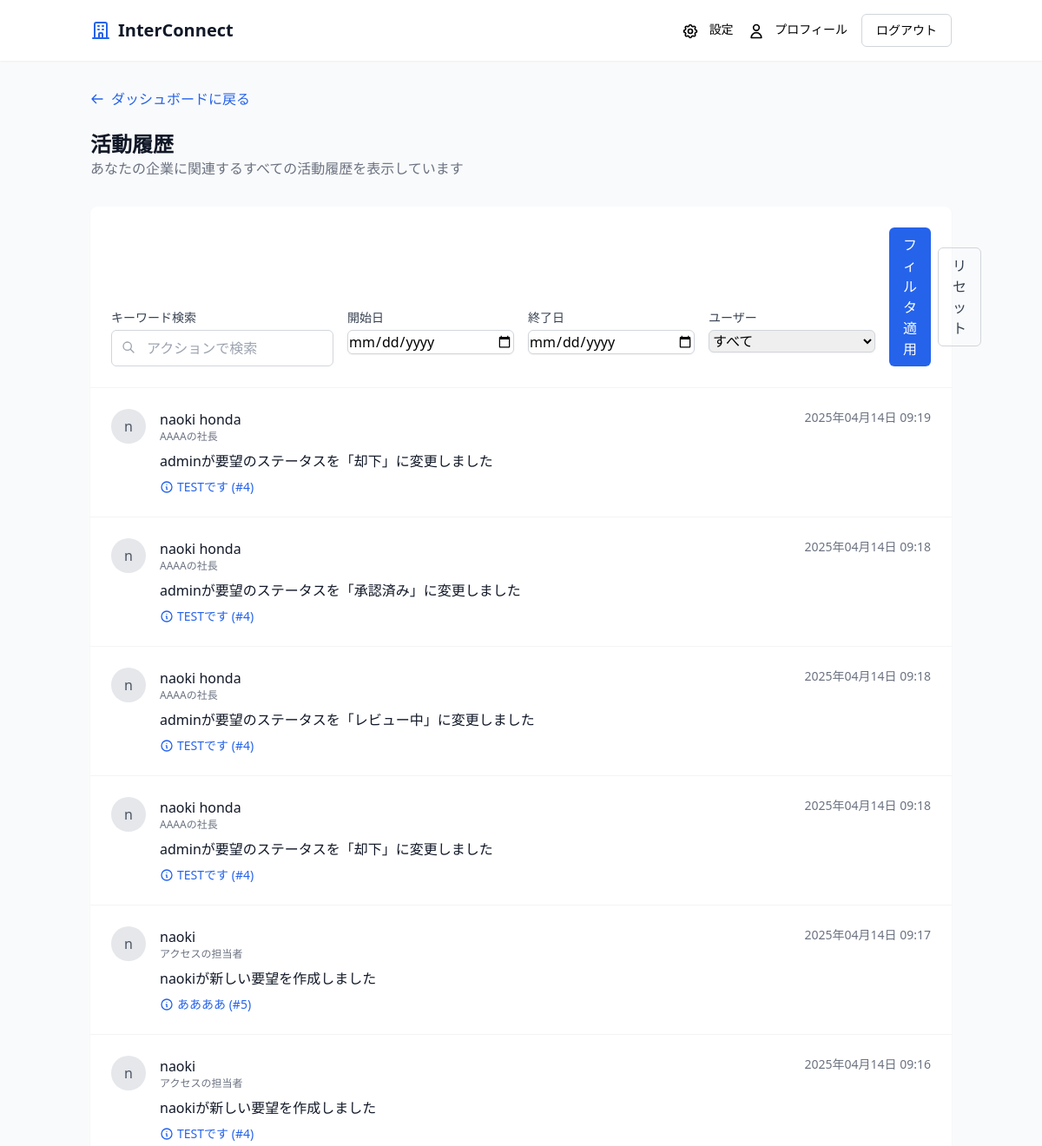
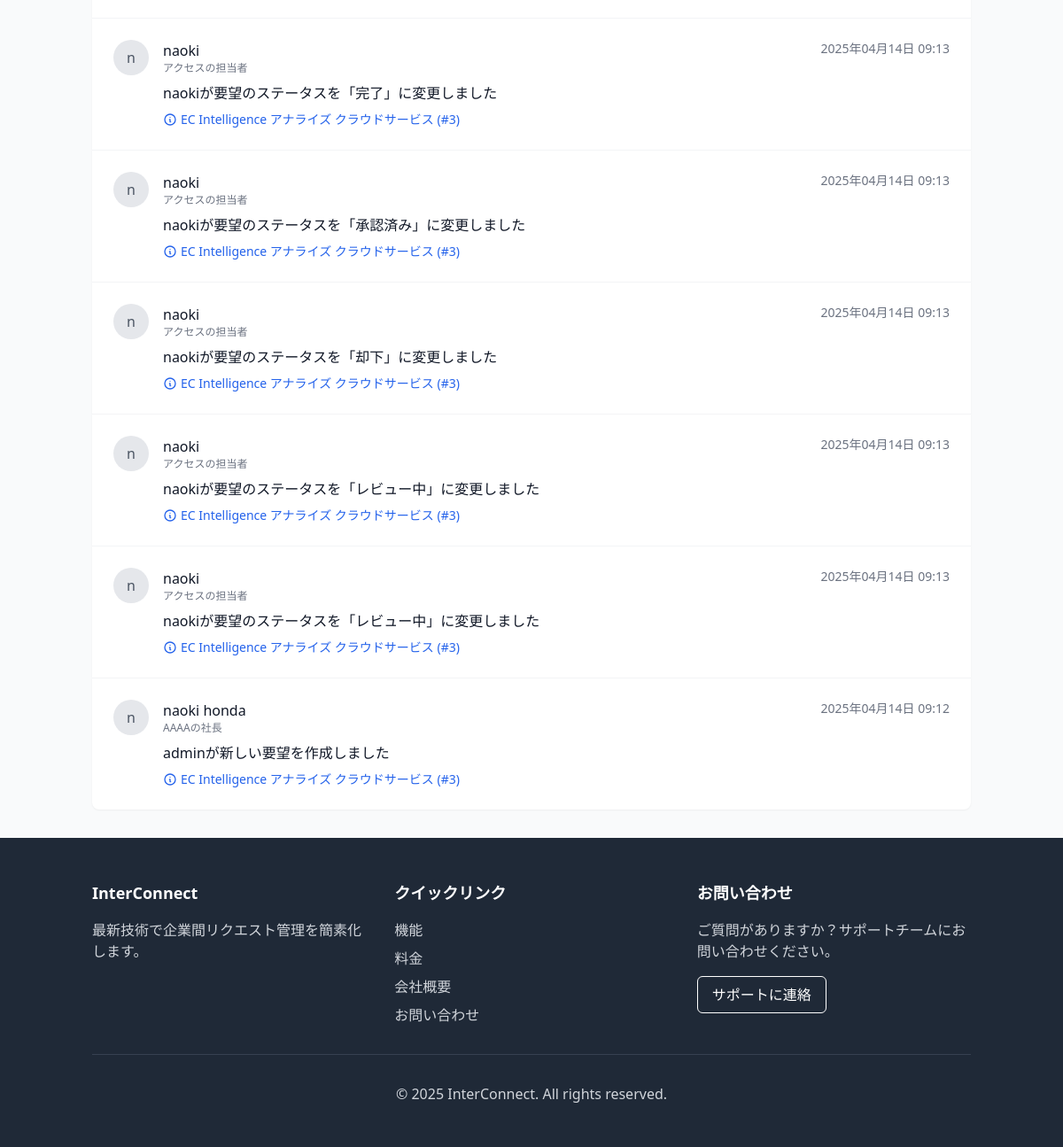
/activity/ (signed in), run on the app's committed database (2 pictures, top to bottom).
### core/models.py (models this page shows, shortened)
class Activity(models.Model):
    request = models.ForeignKey(Request, on_delete=models.CASCADE, related_name='activities')
    user = models.ForeignKey(User, on_delete=models.CASCADE)
    action = models.CharField(max_length=200)
    created_at = models.DateTimeField(auto_now_add=True)

class User(AbstractUser):
    company = models.ForeignKey('Company', on_delete=models.CASCADE, related_name='employees', null=True)
    role = models.CharField(max_length=100, blank=True)

class Company(models.Model):
    name = models.CharField(max_length=100)
    industry = models.CharField(max_length=100)
    email = models.EmailField()
    phone = models.CharField(max_length=20, blank=True)
    address = models.TextField(blank=True)
    status = models.CharField(max_length=20, choices=(
        ('active', 'アクティブ'),
        ('inactive', '非アクティブ'),
        ('pending', '保留中'),
    ), default='active')
    created_at = models.DateTimeField(auto_now_add=True)
    updated_at = models.DateTimeField(auto_now=True)

class Request(models.Model):
    STATUS_CHOICES = (
        ('pending', '保留中'),
        ('reviewed', 'レビュー中'),
        ('approved', '承認済み'),
        ('completed', '完了'),
        ('rejected', '却下'),
    )
    PRIORITY_CHOICES = (
        ('low', '低'),
        ('medium', '中'),
        ('high', '高'),
    )
    title = models.CharField(max_length=200)
    description = models.TextField()
    sender_company = models.ForeignKey(Company, on_delete=models.CASCADE, related_name='sent_requests')
    receiver_company = models.ForeignKey(Company, on_delete=models.CASCADE, related_name='received_requests')
    requester = models.ForeignKey(User, on_delete=models.CASCADE, related_name='requests')
    category = models.CharField(max_length=100)
    status = models.CharField(max_length=20, choices=STATUS_CHOICES, default='pending')
    priority = models.CharField(max_length=10, choices=PRIORITY_CHOICES, default='medium')
    created_at = models.DateTimeField(auto_now_add=True)
    updated_at = models.DateTimeField(auto_now=True)
    due_date = models.DateField(null=True, blank=True)

### core/views.py (the view)
# urls.py: path('activity/', views.activity_list, name='activity_list'),
@login_required
def activity_list(request):
    user = request.user
    company = user.company
    activities = Activity.objects.filter(
        request__in=Request.objects.filter(
            Q(sender_company=company) | Q(receiver_company=company)
        )
    ).order_by('-created_at')
    paginator = Paginator(activities, 20)  # 1ページあたり20件
    page = request.GET.get('page', 1)
    try:
        activities = paginator.page(page)
    except PageNotAnInteger:
        activities = paginator.page(1)
    except EmptyPage:
        activities = paginator.page(paginator.num_pages)
    context = {
        'activities': activities,
    }
    return render(request, 'activities/list.html', context)

### core/templates/activities/list.html (shortened to what this page needs)
{% extends 'base.html' %}
{% block content %}
<div class="mb-6">
    <a href="{% url 'dashboard' %}" class="flex items-center text-blue-600 hover:text-blue-800">
        <svg xmlns="http://www.w3.org/2000/svg" class="h-4 w-4 mr-2" fill="none" viewBox="0 0 24 24" stroke="currentColor">
            <path stroke-linecap="round" stroke-linejoin="round" stroke-width="2" d="M10 19l-7-7m0 0l7-7m-7 7h18" />
        </svg>
        ダッシュボードに戻る
    </a>
</div>
<div class="mb-8">
    <h2 class="text-2xl font-bold text-gray-900">活動履歴</h2>
    <p class="text-gray-500">あなたの企業に関連するすべての活動履歴を表示しています</p>
</div>
<div class="bg-white rounded-lg shadow-sm">
    <div class="p-6 border-b border-gray-100">
        <form method="get" action="{% url 'activity_list' %}" class="flex flex-col md:flex-row md:items-end md:justify-between space-y-4 md:space-y-0 md:space-x-4">
            <div class="flex-1 flex flex-col md:flex-row space-y-4 md:space-y-0 md:space-x-4">
                <div class="w-full md:w-64">
                    <label for="search" class="block text-sm font-medium text-gray-700 mb-1">キーワード検索</label>
                    <div class="relative">
                        <svg xmlns="http://www.w3.org/2000/svg" class="absolute left-3 top-3 h-4 w-4 text-gray-400" fill="none" viewBox="0 0 24 24" stroke="currentColor">
                            <path stroke-linecap="round" stroke-linejoin="round" stroke-width="2" d="M21 21l-6-6m2-5a7 7 0 11-14 0 7 7 0 0114 0z" />
                        </svg>
                        <input type="text" id="search" name="search" value="{{ search_query }}" placeholder="アクションで検索" class="pl-10 pr-4 py-2 w-full border border-gray-300 rounded-md focus:outline-none focus:ring-2 focus:ring-blue-500 focus:border-transparent">
                    </div>
                </div>
                <div class="w-full md:w-48">
                    <label for="date_from" class="block text-sm font-medium text-gray-700 mb-1">開始日</label>
                    <input type="date" id="date_from" name="date_from" value="{{ date_from }}" class="w-full border border-gray-300 rounded-md shadow-sm focus:border-blue-500 focus:ring-blue-500">
                </div>
                <div class="w-full md:w-48">
                    <label for="date_to" class="block text-sm font-medium text-gray-700 mb-1">終了日</label>
                    <input type="date" id="date_to" name="date_to" value="{{ date_to }}" class="w-full border border-gray-300 rounded-md shadow-sm focus:border-blue-500 focus:ring-blue-500">
                </div>
                <div class="w-full md:w-48">
                    <label for="user" class="block text-sm font-medium text-gray-700 mb-1">ユーザー</label>
                    <select id="user" name="user" class="w-full border border-gray-300 rounded-md shadow-sm focus:border-blue-500 focus:ring-blue-500">
                        <option value="all" {% if user_filter == 'all' or not user_filter %}selected{% endif %}>すべて</option>
                    </select>
                </div>
            </div>
            <div class="flex items-center space-x-2">
                <button type="submit" class="px-4 py-2 bg-blue-600 text-white rounded-md hover:bg-blue-700">
                    フィルタ適用
                </button>
                <a href="{% url 'activity_list' %}" class="px-4 py-2 border border-gray-300 text-gray-700 rounded-md hover:bg-gray-50">
                    リセット
                </a>
            </div>
        </form>
    </div>
    <div class="divide-y divide-gray-100">
        {% for activity in activities %}
        <div class="p-6 hover:bg-gray-50">
            <div class="flex items-start">
                <div class="w-10 h-10 rounded-full bg-gray-200 flex-shrink-0 flex items-center justify-center text-gray-600 font-medium">
                    {{ activity.user.first_name.0|default:activity.user.username.0 }}
                </div>
                <div class="ml-4 flex-1">
                    <div class="flex justify-between items-start">
                        <div>
                            <p class="font-medium text-gray-900">{{ activity.user.get_full_name|default:activity.user.username }}</p>
                            <p class="text-xs text-gray-500">{{ activity.user.company.name }}の{{ activity.user.role|default:"担当者" }}</p>
                        </div>
                        <p class="text-sm text-gray-500">{{ activity.created_at|date:"Y年m月d日 H:i" }}</p>
                    </div>
                    <p class="mt-2 text-gray-900">{{ activity.action }}</p>
                    <div class="mt-2">
                        <a href="{% url 'request_detail' activity.request.id %}" class="text-sm text-blue-600 hover:text-blue-800 flex items-center">
                            <svg xmlns="http://www.w3.org/2000/svg" class="h-4 w-4 mr-1" fill="none" viewBox="0 0 24 24" stroke="currentColor">
                                <path stroke-linecap="round" stroke-linejoin="round" stroke-width="2" d="M13 16h-1v-4h-1m1-4h.01M21 12a9 9 0 11-18 0 9 9 0 0118 0z" />
                            </svg>
                            {{ activity.request.title }} (#{{ activity.request.id }})
                        </a>
                    </div>
                </div>
            </div>
        </div>
        {% endfor %}
    </div>
</div>
{% endblock %}

### data on the page
Activity: user.first_name.0 "n", user.get_full_name "naoki honda", user.company.name "AAAA", user.role "社長", created_at "2025年04月14日 09:19", action "adminが要望のステータスを「却下」に変更しました", request "TESTです", request.id "4"
Activity: user.first_name.0 "n", user.get_full_name "naoki honda", user.company.name "AAAA", user.role "社長", created_at "2025年04月14日 09:18", action "adminが要望のステータスを「承認済み」に変更しました", request "TESTです", request.id "4"
Activity: user.first_name.0 "n", user.get_full_name "naoki honda", user.company.name "AAAA", user.role "社長", created_at "2025年04月14日 09:18", action "adminが要望のステータスを「レビュー中」に変更しました", request "TESTです", request.id "4"
Activity: user.first_name.0 "n", user.get_full_name "naoki honda", user.company.name "AAAA", user.role "社長", created_at "2025年04月14日 09:18", action "adminが要望のステータスを「却下」に変更しました", request "TESTです", request.id "4"
Activity: user.first_name.0 "n", user.get_full_name "naoki", user.company.name "アクセス", user.role "担当者", created_at "2025年04月14日 09:17", action "naokiが新しい要望を作成しました", request "ああああ", request.id "5"
Activity: user.first_name.0 "n", user.get_full_name "naoki", user.company.name "アクセス", user.role "担当者", created_at "2025年04月14日 09:16", action "naokiが新しい要望を作成しました", request "TESTです", request.id "4"
Activity: user.first_name.0 "n", user.get_full_name "naoki", user.company.name "アクセス", user.role "担当者", created_at "2025年04月14日 09:13", action "naokiが要望のステータスを「完了」に変更しました", request "EC Intelligence アナライズ クラウドサービス", request.id "3"
Activity: user.first_name.0 "n", user.get_full_name "naoki", user.company.name "アクセス", user.role "担当者", created_at "2025年04月14日 09:13", action "naokiが要望のステータスを「承認済み」に変更しました", request "EC Intelligence アナライズ クラウドサービス", request.id "3"
Activity: user.first_name.0 "n", user.get_full_name "naoki", user.company.name "アクセス", user.role "担当者", created_at "2025年04月14日 09:13", action "naokiが要望のステータスを「却下」に変更しました", request "EC Intelligence アナライズ クラウドサービス", request.id "3"
Activity: user.first_name.0 "n", user.get_full_name "naoki", user.company.name "アクセス", user.role "担当者", created_at "2025年04月14日 09:13", action "naokiが要望のステータスを「レビュー中」に変更しました", request "EC Intelligence アナライズ クラウドサービス", request.id "3"
Activity: user.first_name.0 "n", user.get_full_name "naoki", user.company.name "アクセス", user.role "担当者", created_at "2025年04月14日 09:13", action "naokiが要望のステータスを「レビュー中」に変更しました", request "EC Intelligence アナライズ クラウドサービス", request.id "3"
Activity: user.first_name.0 "n", user.get_full_name "naoki honda", user.company.name "AAAA", user.role "社長", created_at "2025年04月14日 09:12", action "adminが新しい要望を作成しました", request "EC Intelligence アナライズ クラウドサービス", request.id "3"
